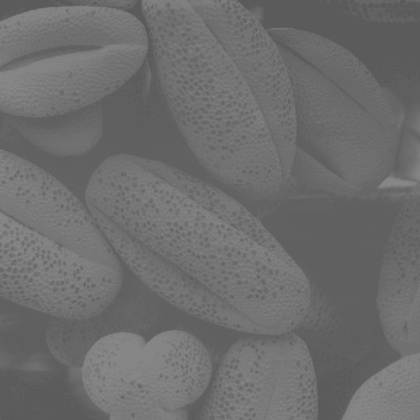
%> input picture Basic DIP/Food.jpg, 420 x 420 px, shrunk from 500 x 500 before the run
$ octave MainScript.m   (GNU Octave 9; MATLAB toolbox functions it lacks are replaced by stand-ins)
%> lines starting %> are read from the running program, lines starting %| are printed output that depends on the picture
### Basic DIP/Scaling.m
% Name              : Kamna Yadav
% A Number          : A02048769
% File name         : MainScript.m
% File description  : Main code file for Linear Scaling
function [scaledIm,transFunc] = Scaling(inputIm,range)
    minRequired = range(1)*255.0;
    maxRequired = range(2)*255.0;
    requiredRange=double(maxRequired-minRequired);
    inputIm = double(inputIm);

    % Check for boundary value conditions
    if(minRequired >= maxRequired || minRequired < 0 || maxRequired > 255)
        disp('-----Range is not correct-----');
        return;
    end
    minOrig = double(min(inputIm(:)));
    maxOrig = double(max(inputIm(:)));
    oldRange = double(maxOrig-minOrig);

    % Trans function calculation
    slopeValue=requiredRange/oldRange;
    transFunc=[minOrig:maxOrig]';
    for i = 1:oldRange + 1
       transFunc(i) = uint8(((double(transFunc(i) - minOrig) * slopeValue) + minRequired));
    end

    % Scaling the image
    scaledIm = uint8((((inputIm - minOrig) * requiredRange) / oldRange) + minRequired);
end

### Basic DIP/CalHist.m
% Name              : Kamna Yadav
% A Number          : A02048769
% File name         : MainScript.m
% File description  : Main code file for Histogram calculation

% The method has been designed to calculate both Normalized or regular
% Histograms for input image.

% Paratmeters :
%   Input:
%           inputIm           : Image for histogram calculation
%           selectionVariable : Option to calculate histogram
%                           0 : Regular histogram only
%                           1 : Normalized histogram only
%                           2 : Both normalized and the regular histogram
%

%   Output:
%           varargout         : Array of output histograms
function [varargout]=CalHist(inputIm,selectionVariable)
    hist = zeros(1,256);
    normArray=zeros(1,256);
    [row,col] = size(inputIm);
    for rowNum = 1:row
        for colNum = 1:col
            hist(inputIm(rowNum,colNum) + 1) = hist(inputIm(rowNum,colNum) + 1) + 1;
        end
    end

    switch(selectionVariable)
        case 0
            %return Histogram
            varargout{1} = hist;
        case 1
            %return Normalized Histogram
            for loopCount = 1:256
                normArray(loopCount) = hist(loopCount) / (row*col);
            end
            varargout{1} = normArray;
        case 2
            %return both Histograms
            varargout{1} = hist;
            for loopCount = 1:256
                normArray(loopCount) = hist(loopCount)/(row*col);
            end
            varargout{2} = normArray;
    end
end

### Basic DIP/HistEqualization.m
% Name              : Kamna Yadav
% A Number          : A02048769
% File name         : MainScript.m
% File description  : Main code file for Histogram Equalization

% The method has been designed to perform discrete Histogram equalization

% Paratmeters :
%   Input:
%           inputIm           : Image for histogram equalization

%   Output:
%           enhancedIm        : Histogram equalized (enhanced) image
%           transFunc         : Transfunction used for calculating new
%                               intensity values

function[enhancedIm , transFunc] = HistEqualization(inputIm)
    [rows,cols] = size(inputIm);
    enhancedIm = uint8(zeros(rows,cols));
    totalNumPixels = rows * cols;

    histogramRegular = zeros(256,1);
    normalizedHist=zeros(256,1);
    transFunc=zeros(256,1);

    %calculating histogram and normalized histogram
    for rowNum = 1:rows
        for colNum = 1:cols
            value = inputIm(rowNum,colNum);
            histogramRegular(value+1) = histogramRegular(value+1)+1;
            normalizedHist(value+1)=histogramRegular(value+1)/totalNumPixels;
        end
    end

    %calculating the cumulative normalized histogram and transformed intensity
    cumulativeHist=zeros(256,1);
    sum=0;
    for rowNum=1:size(normalizedHist)
        sum = sum + histogramRegular(rowNum);
        cumulativeHist(rowNum) = sum / totalNumPixels;
        transFunc(rowNum) = round(cumulativeHist(rowNum) * 255);
    end

    %calculating the final enhanced image
    for rowNum = 1:rows
        for colNum = 1:cols
            enhancedIm(rowNum,colNum) = transFunc(inputIm(rowNum,colNum) + 1);
        end
    end
end

### Basic DIP/MainScript.m
% Name              : Kamna Yadav
% A Number          : A02048769
% File name         : MainScript.m
% File description  : Main code file with all the required functionality

clear;
close all;

%
% Question 1 : Linear Scaling function implementation
%
food = imread('Food.jpg');
%> food is the input picture: size 420x420 uint8; min 87, max 138, mean 109.1
desiredMin=0.0;
desiredMax=0.9;
range = [desiredMin desiredMax];
[scaledFood , linearTransFunc] = Scaling(food,range);
%> in Scaling, `minOrig = double(min(inputIm(:)));`: minOrig = 87
%> in Scaling, `maxOrig = double(max(inputIm(:)));`: maxOrig = 138
%> in Scaling, `oldRange = double(maxOrig-minOrig);`: oldRange = 51
%> in Scaling, `slopeValue=requiredRange/oldRange;`: slopeValue = 4.5
%> in Scaling, `transFunc=[minOrig:maxOrig]';`: transFunc = 52 values from 87 to 138
%> the loop in Scaling, `for i = 1:oldRange + 1` made 52 passes
%> after the loop in Scaling, `for i = 1:oldRange + 1`: transFunc = 52 values from 0 to 230
%> in Scaling, `scaledIm = uint8((((inputIm - minOrig) * requiredRange) / oldRange) + ..`:
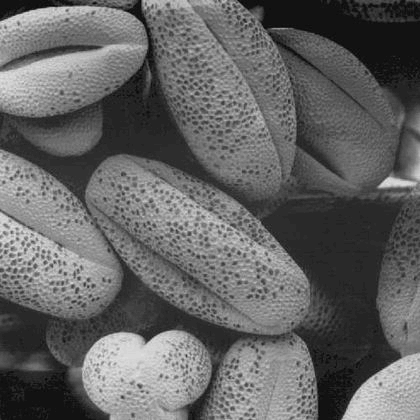
%> scaledIm: size 420x420 uint8; min 0, max 230, mean 99.6
%> linearTransFunc = 52 values from 0 to 230
figure(1);
plot(linearTransFunc),ylabel('Pixel Intensities'),xlabel('Index in the TransFunction');
%> after `xlabel('Index in the TransFunction')`:
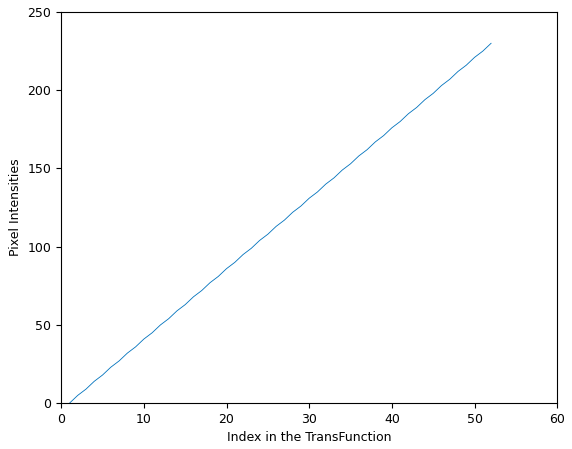
%> figure redrawn from the program's plot data; curve peaks at x = 52, y = 230
disp('-----Finished Solving Problem 1-----');
pause;

%
% Question 2 : Matlab Linear Scaling function
%
matlabScaledFoodImage = im2uint8(imadjust(food,[0.35;0.54],[desiredMin;desiredMax]));
figure(2);
subplot(1,2,1),imshow(scaledFood),title('My function Scaled Image');
subplot(1,2,2),imshow(matlabScaledFoodImage),title('Matlab Scaled Image');
disp('-----Finished Problem Solving 2-----')
pause;

%
% Question 3 : Histogram Calculation function
% 1st Parameter : Image to be used for histogram calculation
% 2nd Parameter : Option to calculate histogram
%               0 : Regular histogram only
%               1 : Normalized histogram only
%               2 : Both normalized and the regular histogram
%

% Calculate both regular and normalized histograms
[myFunctionScaledHist, myFunctionNormScaledHist]=CalHist(scaledFood,2);
%> after the loop in CalHist, `for rowNum = 1:row`: hist = 256 values, max 13093 at index 42, min 0 at index 2, mean 689.1
%> after the loop in CalHist, `for loopCount = 1:256`: normArray = 256 values, max 0.0742 at index 42, min 0 at index 2, mean 0.00391
%> myFunctionScaledHist has the same summary as hist in CalHist; myFunctionNormScaledHist has the same summary as normArray in CalHist

% Calculate just normalized histogram
[normMatlabScaled]=CalHist(matlabScaledFoodImage,1);
%> normMatlabScaled = 256 values, max 0.0742 at index 33, min 0 at index 2, mean 0.00391

% Plotting the normalized histograms
figure(3);
subplot(1,2,1),plot(myFunctionNormScaledHist),xlabel('Pixel Intensity Values'),ylabel('Pixels count');
title('My Scaled Image Histogram');
subplot(1,2,2),plot(normMatlabScaled),xlabel('Pixel Intensity Values'),ylabel('Pixels count');
title('Matlab Scaled Image Histogram');
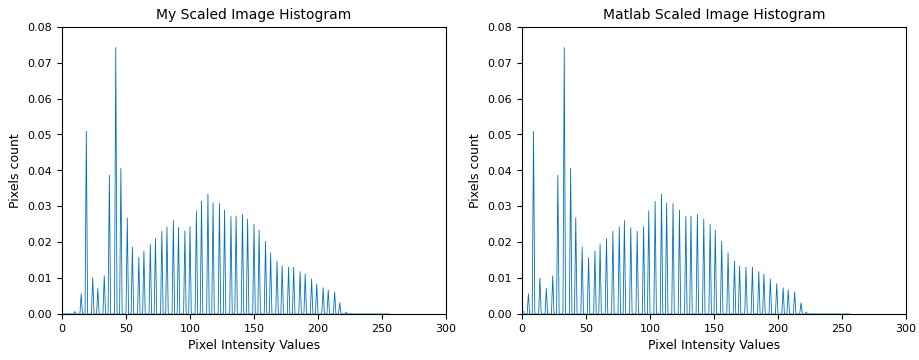
%> figure redrawn from the program's plot data, 2 panels; panel 1: curve peaks at x = 42, y = 0.0742; panel 2: curve peaks at x = 33, y = 0.0742
disp('-----Finished Problem Solving 3-----');
pause;

%
% Question 4 : Discrete Histogram Equalization
%
[equalizedFood , histEqTransFunc] = HistEqualization(food);
%> after the loop in HistEqualization, `for rowNum = 1:rows`: histogramRegular = 256 values, max 13093 at index 97, min 0 at index 1, mean 689.1; normalizedHist = 256 values, max 0.0742 at index 97, min 0 at index 1, mean 0.00391
%> after the loop in HistEqualization, `for rowNum=1:size(normalizedHist)`: cumulativeHist = 256 values from 0 to 1; sum = 176400; transFunc = 256 values from 0 to 255
%> after the loop in HistEqualization, `for rowNum = 1:rows`:
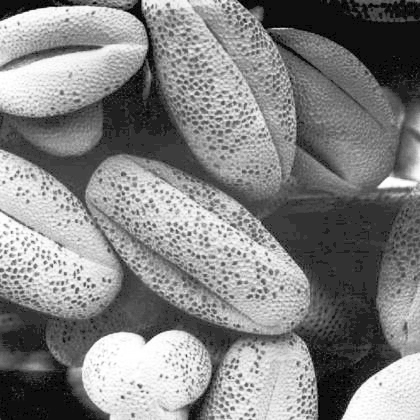
%> enhancedIm: size 420x420 uint8; min 0, max 255, mean 131.2
%> histEqTransFunc = 256 values from 0 to 255
disp('-----Finished Solving Problem 4-----');
pause;

%
% Question 5 : Matlab Histogram Equalization
%
[matEqualizedImg, matHistEqTransFunc] = histeq(food);
%> matHistEqTransFunc = 256 values from 0 to 1
matHistEqTransFunc = round(matHistEqTransFunc * 255);
%> matHistEqTransFunc = 256 values from 0 to 255

% Plotting the equalized images
figure(4);
subplot(1,2,1),imshow(matEqualizedImg),title('Matlab Equalized Image');
subplot(1,2,2),imshow(equalizedFood),title('My Equalized Image');
pause;

% Plotting the transform functions
figure(5);
subplot(1,2,1),plot(matHistEqTransFunc),title('Matlab transform function');
xlabel('Input pixel value'),ylabel('Equalized Value');
subplot(1,2,2),plot(histEqTransFunc),title('My Transform Function');
xlabel('Input pixel value'),ylabel('Equalized Value');
%> after `ylabel('Equalized Value')`:
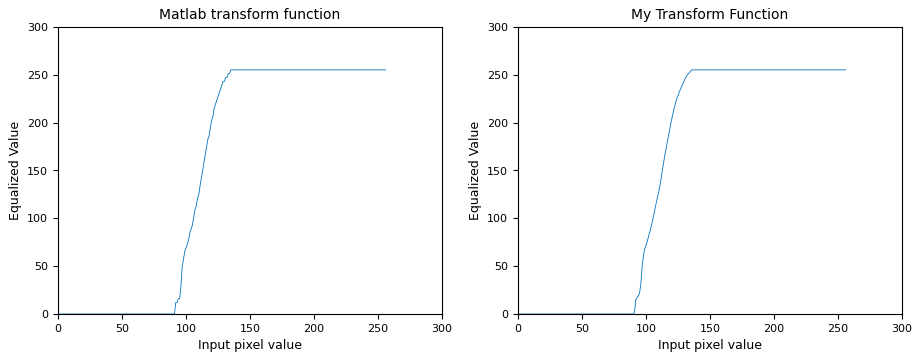
%> figure redrawn from the program's plot data, 2 panels; panel 1: curve peaks at x = 135, y = 255; panel 2: curve peaks at x = 136, y = 255
disp('-----Finished Solving Problem 5-----');
pause;
